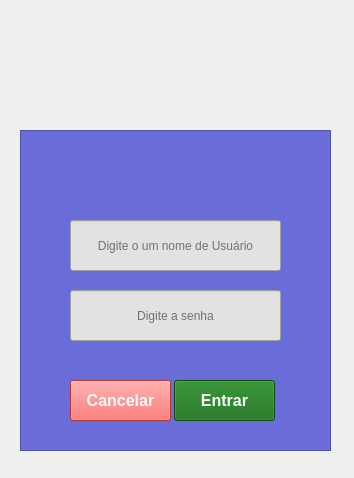
<?xml version="1.0" encoding="UTF-8"?>
<ui version="4.0">
 <class>Login</class>
 <widget class="QWidget" name="Login">
  <property name="geometry">
   <rect>
    <x>0</x>
    <y>0</y>
    <width>354</width>
    <height>478</height>
   </rect>
  </property>
  <property name="windowTitle">
   <string>Form</string>
  </property>
  <widget class="QFrame" name="frame">
   <property name="geometry">
    <rect>
     <x>20</x>
     <y>130</y>
     <width>311</width>
     <height>321</height>
    </rect>
   </property>
   <property name="styleSheet">
    <string notr="true">background-color: rgb(106, 108, 217);</string>
   </property>
   <property name="frameShape">
    <enum>QFrame::StyledPanel</enum>
   </property>
   <property name="frameShadow">
    <enum>QFrame::Raised</enum>
   </property>
   <widget class="QLineEdit" name="txt_usuario">
    <property name="geometry">
     <rect>
      <x>50</x>
      <y>90</y>
      <width>211</width>
      <height>51</height>
     </rect>
    </property>
    <property name="styleSheet">
     <string notr="true">background-color: rgb(226, 226, 226);</string>
    </property>
    <property name="alignment">
     <set>Qt::AlignCenter</set>
    </property>
    <property name="placeholderText">
     <string>Digite o um nome de Usuário</string>
    </property>
   </widget>
   <widget class="QLineEdit" name="txt_senha">
    <property name="geometry">
     <rect>
      <x>50</x>
      <y>160</y>
      <width>211</width>
      <height>51</height>
     </rect>
    </property>
    <property name="styleSheet">
     <string notr="true">background-color: rgb(226, 226, 226);</string>
    </property>
    <property name="echoMode">
     <enum>QLineEdit::Password</enum>
    </property>
    <property name="alignment">
     <set>Qt::AlignCenter</set>
    </property>
    <property name="placeholderText">
     <string>Digite a senha</string>
    </property>
   </widget>
   <widget class="QPushButton" name="btn_entrar">
    <property name="geometry">
     <rect>
      <x>154</x>
      <y>250</y>
      <width>101</width>
      <height>41</height>
     </rect>
    </property>
    <property name="font">
     <font>
      <pointsize>12</pointsize>
      <bold>true</bold>
     </font>
    </property>
    <property name="styleSheet">
     <string notr="true">color: rgb(255, 255, 255);
background-color: rgb(17, 107, 16);</string>
    </property>
    <property name="text">
     <string>Entrar</string>
    </property>
   </widget>
   <widget class="QPushButton" name="pushButton_2">
    <property name="geometry">
     <rect>
      <x>50</x>
      <y>250</y>
      <width>101</width>
      <height>41</height>
     </rect>
    </property>
    <property name="font">
     <font>
      <pointsize>12</pointsize>
      <bold>true</bold>
     </font>
    </property>
    <property name="styleSheet">
     <string notr="true">color: rgb(255, 255, 255);
background-color: rgb(255, 75, 69);</string>
    </property>
    <property name="text">
     <string>Cancelar</string>
    </property>
   </widget>
  </widget>
 </widget>
 <resources/>
 <connections>
  <connection>
   <sender>pushButton_2</sender>
   <signal>clicked()</signal>
   <receiver>Login</receiver>
   <slot>close()</slot>
   <hints>
    <hint type="sourcelabel">
     <x>116</x>
     <y>404</y>
    </hint>
    <hint type="destinationlabel">
     <x>10</x>
     <y>432</y>
    </hint>
   </hints>
  </connection>
 </connections>
</ui>
